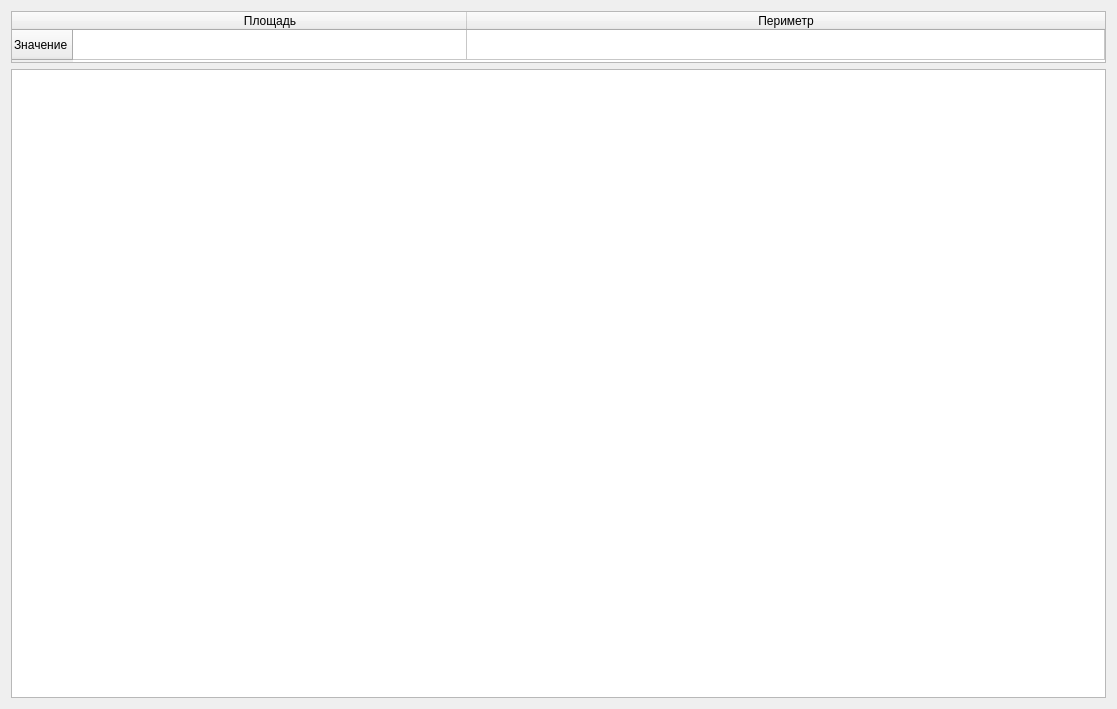
<?xml version="1.0" encoding="UTF-8"?>
<ui version="4.0">
 <class>Dialog_rectangel</class>
 <widget class="QDialog" name="Dialog_rectangel">
  <property name="geometry">
   <rect>
    <x>0</x>
    <y>0</y>
    <width>1117</width>
    <height>709</height>
   </rect>
  </property>
  <property name="windowTitle">
   <string>Dialog</string>
  </property>
  <property name="styleSheet">
   <string notr="true">Dialog_rectangel
{
background-color: #101223;
}

QTableWidget::horizontalHeaderItem{
background-color: black;
}</string>
  </property>
  <layout class="QVBoxLayout" name="verticalLayout">
   <item>
    <widget class="QTableWidget" name="tab_rect">
     <property name="enabled">
      <bool>true</bool>
     </property>
     <property name="maximumSize">
      <size>
       <width>16777215</width>
       <height>52</height>
      </size>
     </property>
     <property name="layoutDirection">
      <enum>Qt::LeftToRight</enum>
     </property>
     <property name="autoFillBackground">
      <bool>false</bool>
     </property>
     <property name="alternatingRowColors">
      <bool>false</bool>
     </property>
     <attribute name="horizontalHeaderVisible">
      <bool>true</bool>
     </attribute>
     <attribute name="horizontalHeaderCascadingSectionResizes">
      <bool>false</bool>
     </attribute>
     <attribute name="horizontalHeaderMinimumSectionSize">
      <number>100</number>
     </attribute>
     <attribute name="horizontalHeaderDefaultSectionSize">
      <number>394</number>
     </attribute>
     <attribute name="horizontalHeaderStretchLastSection">
      <bool>true</bool>
     </attribute>
     <attribute name="verticalHeaderDefaultSectionSize">
      <number>30</number>
     </attribute>
     <row>
      <property name="text">
       <string>Значение</string>
      </property>
     </row>
     <column>
      <property name="text">
       <string>Площадь</string>
      </property>
     </column>
     <column>
      <property name="text">
       <string>Периметр</string>
      </property>
     </column>
    </widget>
   </item>
   <item>
    <widget class="QGraphicsView" name="graphicsView"/>
   </item>
  </layout>
 </widget>
 <resources/>
 <connections/>
</ui>
